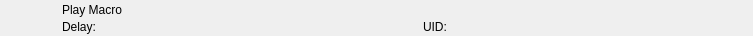
<?xml version="1.0" encoding="UTF-8"?>
<ui version="4.0">
 <class>RundownMacroWidget</class>
 <widget class="QWidget" name="RundownMacroWidget">
  <property name="geometry">
   <rect>
    <x>0</x>
    <y>0</y>
    <width>753</width>
    <height>36</height>
   </rect>
  </property>
  <layout class="QHBoxLayout" name="horizontalLayout">
   <property name="spacing">
    <number>0</number>
   </property>
   <property name="margin">
    <number>0</number>
   </property>
   <item>
    <widget class="QFrame" name="frameItem">
     <property name="sizePolicy">
      <sizepolicy hsizetype="Preferred" vsizetype="Fixed">
       <horstretch>0</horstretch>
       <verstretch>0</verstretch>
      </sizepolicy>
     </property>
     <property name="minimumSize">
      <size>
       <width>0</width>
       <height>36</height>
      </size>
     </property>
     <widget class="QLabel" name="labelIcon">
      <property name="geometry">
       <rect>
        <x>22</x>
        <y>2</y>
        <width>32</width>
        <height>32</height>
       </rect>
      </property>
      <property name="text">
       <string/>
      </property>
      <property name="pixmap">
       <pixmap resource="../../Widgets.qrc">:/Graphics/Images/TriCaster/PlayMacro.png</pixmap>
      </property>
      <property name="scaledContents">
       <bool>true</bool>
      </property>
     </widget>
     <widget class="QLabel" name="labelLabel">
      <property name="geometry">
       <rect>
        <x>62</x>
        <y>2</y>
        <width>561</width>
        <height>16</height>
       </rect>
      </property>
      <property name="text">
       <string>Play Macro</string>
      </property>
     </widget>
     <widget class="QLabel" name="labelColor">
      <property name="geometry">
       <rect>
        <x>0</x>
        <y>0</y>
        <width>18</width>
        <height>36</height>
       </rect>
      </property>
      <property name="text">
       <string/>
      </property>
     </widget>
     <widget class="QLabel" name="labelGroupColor">
      <property name="geometry">
       <rect>
        <x>0</x>
        <y>0</y>
        <width>6</width>
        <height>36</height>
       </rect>
      </property>
      <property name="text">
       <string/>
      </property>
     </widget>
     <widget class="QLabel" name="labelDevice">
      <property name="geometry">
       <rect>
        <x>154</x>
        <y>19</y>
        <width>260</width>
        <height>16</height>
       </rect>
      </property>
      <property name="text">
       <string></string>
      </property>
     </widget>
     <widget class="QLabel" name="labelDelay">
      <property name="geometry">
       <rect>
        <x>62</x>
        <y>19</y>
        <width>83</width>
        <height>16</height>
       </rect>
      </property>
      <property name="text">
       <string>Delay:</string>
      </property>
     </widget>
     <widget class="QLabel" name="labelRemoteTriggerId">
      <property name="geometry">
       <rect>
        <x>423</x>
        <y>19</y>
        <width>111</width>
        <height>16</height>
       </rect>
      </property>
      <property name="text">
       <string>UID:</string>
      </property>
     </widget>
    </widget>
   </item>
   <item>
    <widget class="QFrame" name="frameStatus">
     <property name="minimumSize">
      <size>
       <width>77</width>
       <height>0</height>
      </size>
     </property>
     <property name="maximumSize">
      <size>
       <width>77</width>
       <height>16777215</height>
      </size>
     </property>
     <widget class="QLabel" name="labelGpiConnected">
      <property name="geometry">
       <rect>
        <x>1</x>
        <y>2</y>
        <width>32</width>
        <height>32</height>
       </rect>
      </property>
      <property name="minimumSize">
       <size>
        <width>32</width>
        <height>32</height>
       </size>
      </property>
      <property name="maximumSize">
       <size>
        <width>32</width>
        <height>32</height>
       </size>
      </property>
      <property name="lineWidth">
       <number>0</number>
      </property>
      <property name="text">
       <string/>
      </property>
      <property name="pixmap">
       <pixmap resource="../../Widgets.qrc">:/Graphics/Images/GpiConnected.png</pixmap>
      </property>
      <property name="scaledContents">
       <bool>true</bool>
      </property>
     </widget>
     <widget class="QLabel" name="labelDisconnected">
      <property name="geometry">
       <rect>
        <x>32</x>
        <y>2</y>
        <width>32</width>
        <height>32</height>
       </rect>
      </property>
      <property name="minimumSize">
       <size>
        <width>32</width>
        <height>32</height>
       </size>
      </property>
      <property name="maximumSize">
       <size>
        <width>32</width>
        <height>32</height>
       </size>
      </property>
      <property name="text">
       <string/>
      </property>
      <property name="pixmap">
       <pixmap resource="../../Widgets.qrc">:/Graphics/Images/Disconnected.png</pixmap>
      </property>
      <property name="scaledContents">
       <bool>true</bool>
      </property>
     </widget>
     <widget class="QLabel" name="labelActiveColor">
      <property name="geometry">
       <rect>
        <x>69</x>
        <y>0</y>
        <width>8</width>
        <height>36</height>
       </rect>
      </property>
      <property name="minimumSize">
       <size>
        <width>8</width>
        <height>36</height>
       </size>
      </property>
      <property name="maximumSize">
       <size>
        <width>8</width>
        <height>36</height>
       </size>
      </property>
      <property name="text">
       <string/>
      </property>
     </widget>
    </widget>
   </item>
  </layout>
 </widget>
 <resources>
  <include location="../../Widgets.qrc"/>
 </resources>
 <connections/>
 <slots>
  <slot>addToCombo()</slot>
 </slots>
</ui>
